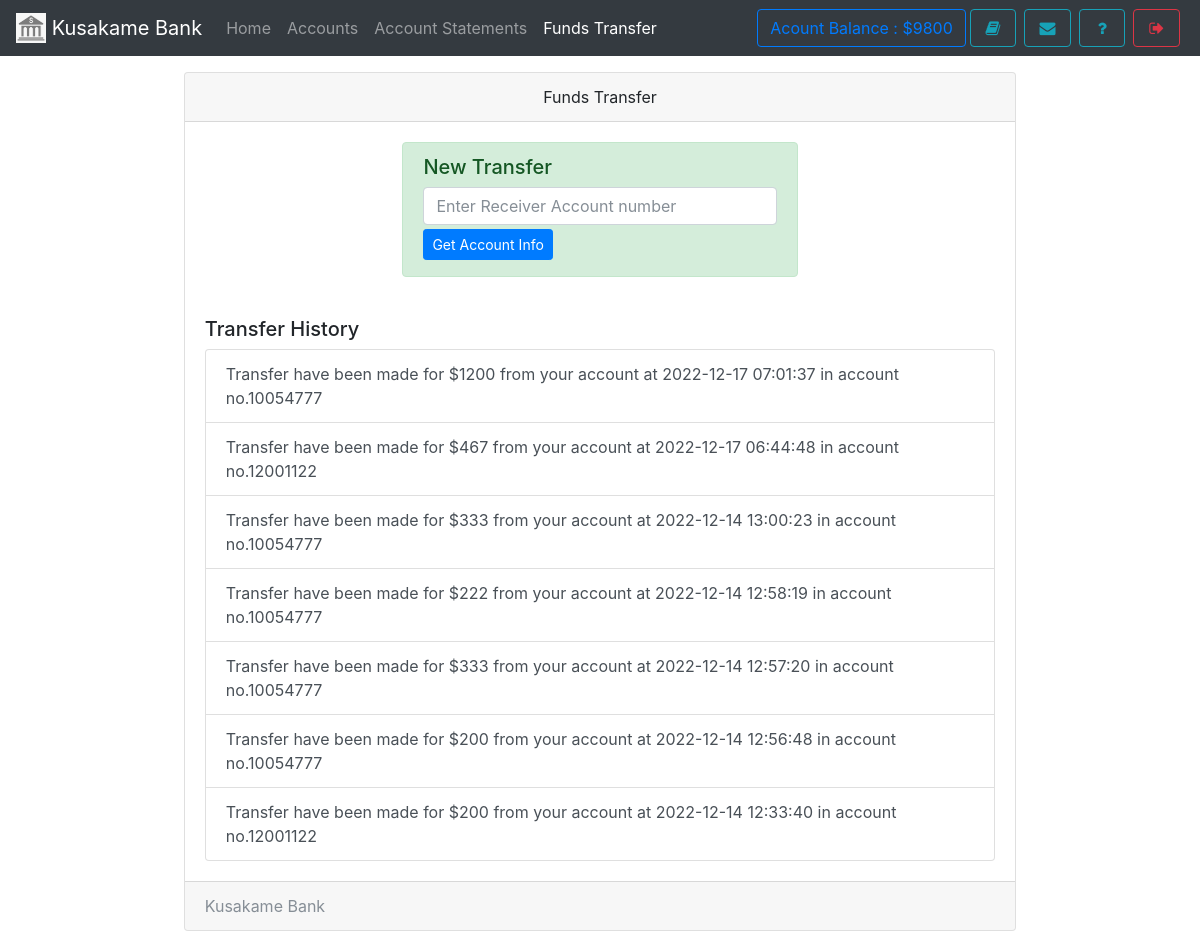
The app's page /transfer.php (signed in) with its own data.
### tables this page shows
CREATE TABLE `useraccounts` (
  `id` int(11) NOT NULL,
  `email` text NOT NULL,
  `password` text NOT NULL,
  `name` varchar(111) NOT NULL,
  `balance` varchar(111) NOT NULL,
  `cnic` varchar(111) NOT NULL,
  `number` varchar(111) NOT NULL,
  `city` varchar(111) NOT NULL,
  `address` varchar(111) NOT NULL,
  `source` varchar(111) NOT NULL,
  `accountNo` varchar(111) NOT NULL,
  `branch` varchar(111) NOT NULL,
  `accountType` varchar(111) NOT NULL,
  `date` timestamp NOT NULL DEFAULT current_timestamp()
);

CREATE TABLE `transaction` (
  `transactionId` int(11) NOT NULL,
  `action` varchar(111) NOT NULL,
  `credit` varchar(111) NOT NULL,
  `debit` varchar(111) NOT NULL,
  `balance` varchar(111) NOT NULL,
  `beneId` varchar(111) NOT NULL,
  `other` varchar(111) NOT NULL,
  `userId` int(11) NOT NULL,
  `date` timestamp NOT NULL DEFAULT current_timestamp()
);

### assets/db.php (called while the page is built, shortened)
<?php
    $con = new mysqli('localhost','root','','mybank');
    $uid = '';
    if(isset($_SESSION['userId']))
    $uid = $_SESSION['userId'];
    if(!empty($uid)){
      $ar = $con->query("select * from userAccounts,branch where id = '{$uid}' AND userAccounts.branch = branch.branchId");
      $userData = $ar->fetch_assoc();
    }
?>

### transfer.php (the view, shortened to what this page needs)
<!DOCTYPE html>
<html>
<head>
  <?php require 'assets/autoloader.php'; ?>
  <?php require 'assets/db.php'; ?>
  <?php require 'assets/function.php'; ?>
</head>
<body style="background-size: 100%" class="bg-gradient-seconday">
<nav class="navbar navbar-expand-lg navbar-dark bg-dark fixed-top">
 <a class="navbar-brand" href="#">
    <img src="images/logo.png" style="object-fit:cover;object-position:center center" width="30" height="30" class="d-inline-block align-top" alt="">
   <?php echo bankname; ?>
  </a>
  <div class="collapse navbar-collapse" id="navbarSupportedContent">
    <ul class="navbar-nav mr-auto">
      <li class="nav-item ">
        <a class="nav-link " href="index.php">Home <span class="sr-only">(current)</span></a>
      </li>
      <li class="nav-item ">  <a class="nav-link" href="accounts.php">Accounts</a></li>
      <li class="nav-item ">  <a class="nav-link" href="statements.php">Account Statements</a></li>
      <li class="nav-item active">  <a class="nav-link" href="transfer.php">Funds Transfer</a></li>
    </ul>
    <?php include 'sideButton.php'; ?>
  </div>
</nav><br><br><br>
<div class="container">
  <div class="card  w-75 mx-auto">
  <div class="card-header text-center">
    Funds Transfer
  </div>
  <div class="card-body">
      <form method="POST">
          <div class="alert alert-success w-50 mx-auto">
            <h5>New Transfer</h5>
            <input type="text" name="otherNo" class="form-control " placeholder="Enter Receiver Account number" required>
            <button type="submit" name="get" class="btn btn-primary btn-bloc btn-sm my-1">Get Account Info</button>
          </div>
      </form>
    <br>
    <h5>Transfer History</h5>
    <div id="list-group rounded-0">
    <?php
      $array = $con->query("select * from transaction where userId = '$userData[id]' AND action = 'transfer' order by date desc");
      if ($array ->num_rows > 0)
      {
         while ($row = $array->fetch_assoc())
         {
            if ($row['action'] == 'transfer')
            {
              echo "<div class='list-group-item list-group-item-action bg-gradient-info'>Transfer have been made for  $$row[debit] from your account at $row[date] in  account no.$row[other]</div>";
            }
         }
      }
      else
        echo "<div class='list-group-item list-group-item-action text-muted'>You have made no transfer yet.</div>";
    ?>
    </div>
  </div>
  <div class="card-footer text-muted">
   <?php echo bankname ?>
  </div>
</div>
</div>
</body>
</html>

### sideButton.php
<form class="form-inline my-2 my-lg-0">
        <a href="" class="btn btn-outline-primary" data-toggle="tooltip" title="Your current Account Balance">Acount Balance : $<?php echo $userData['balance']; ?></a>
        <a href="accounts.php" data-toggle="tooltip" title="Account Summary" class="btn btn-outline-info mx-1" ><i class="fa fa-book fa-fw"></i></a>
        <a href="notice.php" data-toggle="tooltip" title="View Notice" class="btn btn-outline-info mx-1" ><i class="fa fa-envelope fa-fw"></i></a>
        <a href="feedback.php" data-toggle="tooltip" title="Help?" class="btn btn-outline-info mx-1" ><i class="fa fa-question fa-fw"></i></a>
        <a href="logout.php" data-toggle="tooltip" title="Logout" class="btn btn-outline-danger mx-1" ><i class="fa fa-sign-out fa-fw"></i></a>
</form>

### records on screen
useraccounts: balance "9800"
transaction: debit "1200", date "2022-12-17 07:01:37", other "10054777"
transaction: debit "467", date "2022-12-17 06:44:48", other "12001122"
transaction: debit "333", date "2022-12-14 13:00:23", other "10054777"
transaction: debit "222", date "2022-12-14 12:58:19", other "10054777"
transaction: debit "333", date "2022-12-14 12:57:20", other "10054777"
transaction: debit "200", date "2022-12-14 12:56:48", other "10054777"
transaction: debit "200", date "2022-12-14 12:33:40", other "12001122"

### other values on screen
bankname "Kusakame Bank"
